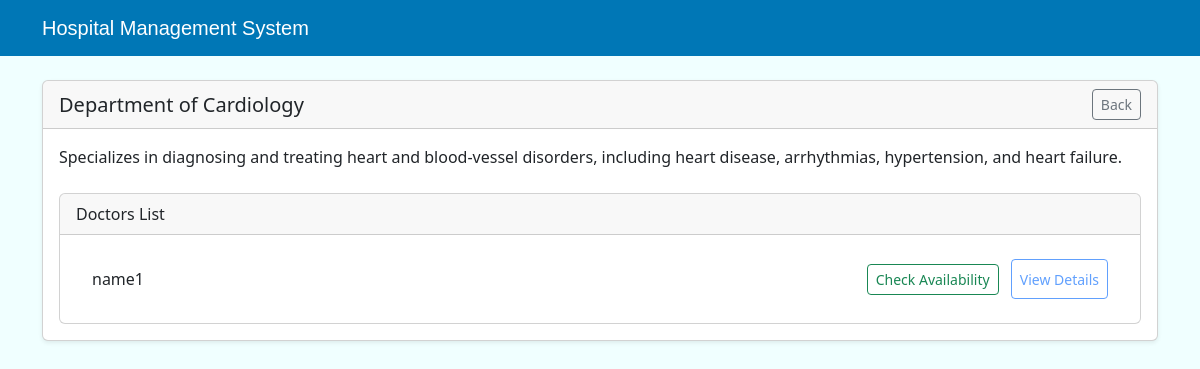
The app's page /department/1 (signed in) with its own data.
### application/models.py (models this page shows)
class Department(db.Model):
    __tablename__ = 'department'
    id = db.Column(db.Integer, autoincrement=True, primary_key=True)
    name = db.Column(db.String(255), nullable=False, unique=True)
    description = db.Column(db.Text)
    doctors_registered = db.Column(db.Integer, default=0)
    extra_info = db.Column(db.Text)
    doctors = db.relationship('Doctor', backref='department', lazy=True)

class Doctor(db.Model):
    __tablename__='doctor'
    id = db.Column(db.Integer, autoincrement=True, primary_key=True)
    name = db.Column(db.String(255), nullable=False)
    email = db.Column(db.String(255), unique=True, nullable=False)
    department_id = db.Column(db.Integer, db.ForeignKey('department.id'), nullable=False)

### application/controllers.py (the view)
@app.route('/department/<int:dept_id>', methods=['GET'])
@login_required
def department_details(dept_id):
    department = Department.query.get_or_404(dept_id)
    doctors = department.doctors if department else []
    return render_template('dashboards/department.html', department=department, doctors=doctors)

### templates/dashboards/department.html (shortened to what this page needs)
<!DOCTYPE html>
<html lang="en">
<head>
    <link href="https://cdn.jsdelivr.net/npm/bootstrap@5.3.8/dist/css/bootstrap.min.css" rel="stylesheet">
    <link rel="stylesheet" href="/static/pages.css">
</head>
<body>
    <header>
        <div class="navbar navbar-dark navbar-expand-md">
            <div class="container">
                <a href="/" class="navbar-brand">Hospital Management System</a>
            </div>
        </div>
    </header>
    <main>
        <div class="container mt-4">
            <div class="card shadow-sm mb-4">
                <div class="card-header d-flex justify-content-between align-items-center">
                    <h2 class="h5 mb-0">Department of {{ department.name }}</h2>
                    <a href="/" class="btn btn-outline-secondary btn-sm">Back</a>
                </div>
                <div class="card-body">
                    <p>{{ department.description }}</p>
                    <div class="card mt-4">
                        <div class="card-header">Doctors List</div>
                        <div class="card-body">
                            {% if doctors %}
                                <ul class="list-group list-group-flush">
                                    {% for doc in doctors %}
                                    <li class="list-group-item d-flex justify-content-between align-items-center">
                                        <span>{{ doc.name }}</span>
                                        <span>
                                            <a href="/schedule?doctor_id={{ doc.id }}" class="btn btn-outline-success btn-sm me-2">Check Availability</a>
                                            <button class="btn btn-outline-primary btn-sm" disabled>View Details</button>
                                        </span>
                                    </li>
                                    {% endfor %}
                                </ul>
                            {% else %}
                                <p class="text-muted">No doctors in this department yet.</p>
                            {% endif %}
                        </div>
                    </div>
                </div>
            </div>
        </div>
    </main>
</body>
</html>

### static/pages.css (style rules this page uses)
body { background-color: #F0FFFF; }
.navbar { background-color: #0077B6; }
.legend, .navbar-brand, .nav-link { font-family: "Arial"; }
button { color: white; background-color: #0320fc; border: none; height: 40px; border-radius: 5px; }
a { color: #0320fc; }
main { height: 100vh; }

### records on screen
Department: name "Cardiology", description "Specializes in diagnosing and treating heart and blood-vessel disorders, including heart disease, arrhythmias, hypertension, and heart failure."
Doctor: name "name1"
